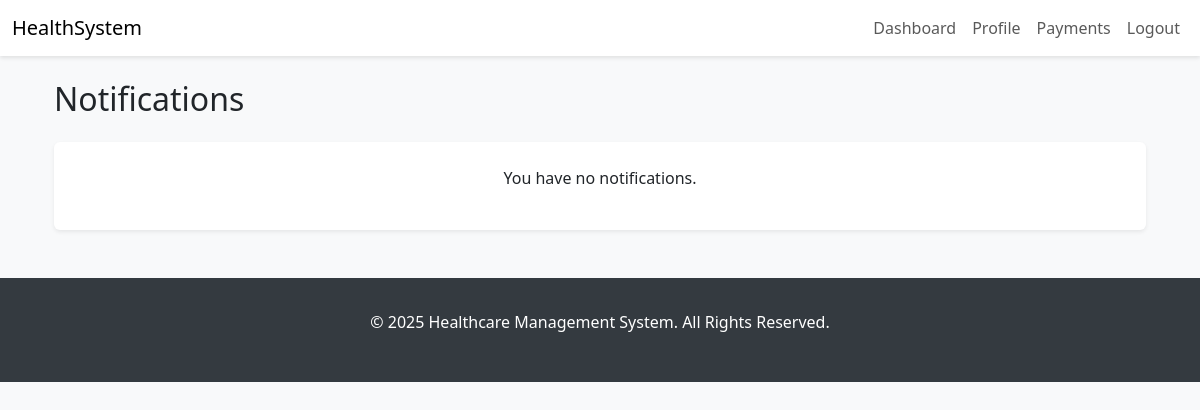
/notifications/ (signed in), run on an earlier commit of the app's database.
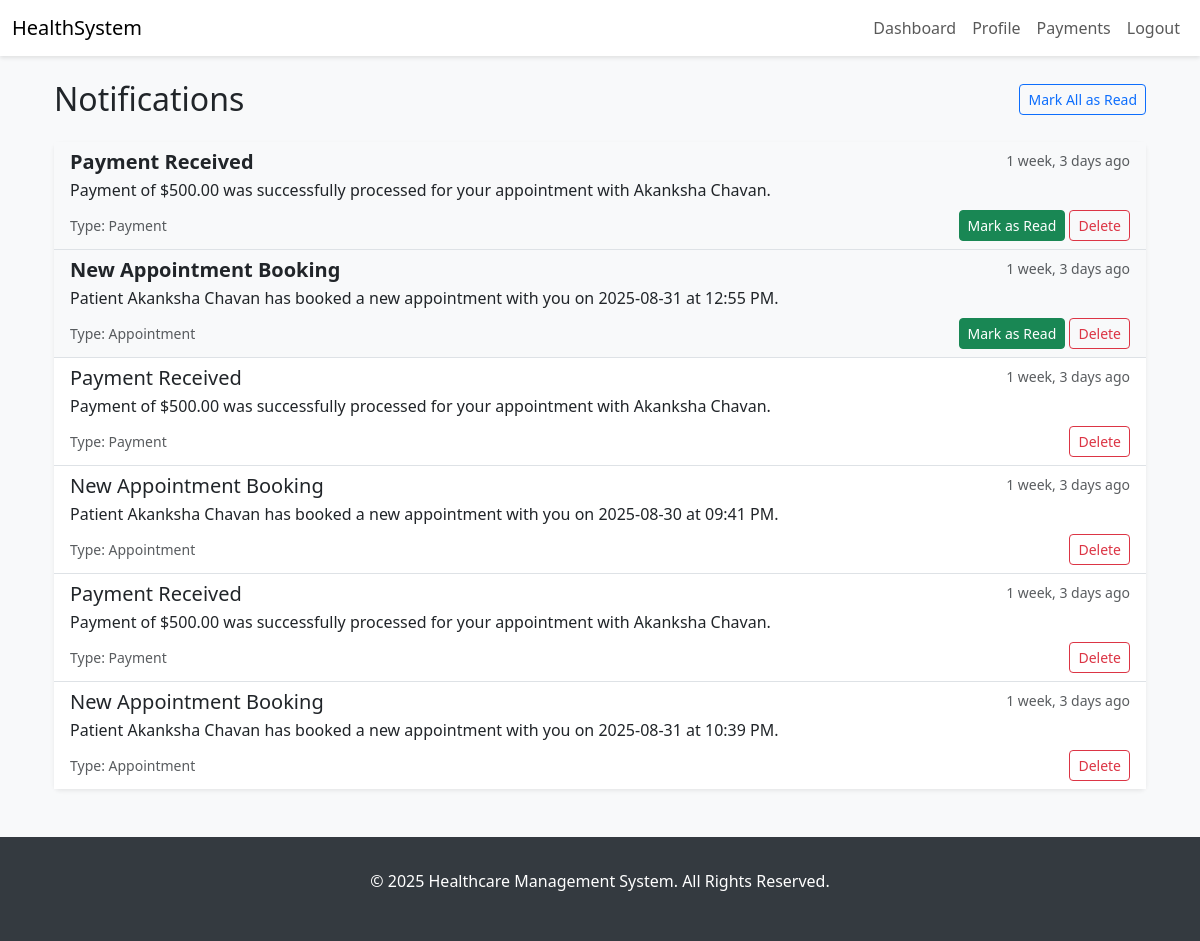
And on a later commit of the database.
### core/models.py (models this page shows, shortened)
class SoftDeleteMixin(models.Model):
    is_deleted = models.BooleanField(default=False)
    deleted_at = models.DateTimeField(blank=True, null=True)
    class Meta:
        abstract = True

class Notification(SoftDeleteMixin):
    NOTIFICATION_TYPES = [
        ('appointment', 'Appointment'),
        ('prescription', 'Prescription'),
        ('payment', 'Payment'),
        ('system', 'System'),
        ('other', 'Other'),
    ]
    recipient = models.ForeignKey(settings.AUTH_USER_MODEL, on_delete=models.CASCADE, related_name='notifications')
    notification_type = models.CharField(max_length=20, choices=NOTIFICATION_TYPES, default='system')
    title = models.CharField(max_length=100)
    message = models.TextField()
    is_read = models.BooleanField(default=False)
    related_object_id = models.PositiveIntegerField(blank=True, null=True)
    related_content_type = models.CharField(max_length=100, blank=True, null=True)
    action_url = models.URLField(blank=True, null=True)
    created_at = models.DateTimeField(auto_now_add=True)
    updated_at = models.DateTimeField(auto_now=True)
    class Meta:
        verbose_name = "Notification"
        verbose_name_plural = "Notifications"
        ordering = ['-created_at']

### core/views.py (the view)
# urls.py: path('notifications/', views.notification_list, name='notification_list'),
@login_required
def notification_list(request):
    notifications = Notification.objects.filter(
        recipient=request.user,
        is_deleted=False
    ).order_by('is_read', '-created_at')
    unread_count = notifications.filter(is_read=False).count()
    context = {
        'notifications': notifications,
        'unread_count': unread_count,
    }
    return render(request, 'notification_list.html', context)

### templates/notification_list.html (shortened to what this page needs)
{% extends 'base.html' %}
{% block content %}
<div class="container-fluid">
    <div class="d-flex justify-content-between align-items-center mb-4">
        <h2 class="mb-0">Notifications</h2>
        {% if unread_count > 0 %}
            <a href="{% url 'notification_mark_read' pk=0 %}" class="btn btn-sm btn-outline-primary">Mark All as Read</a>
        {% endif %}
    </div>
    <div class="card shadow-sm">
        <div class="card-body p-0">
            {% if notifications %}
            <div class="list-group list-group-flush">
                {% for notification in notifications %}
                <div class="list-group-item list-group-item-action {% if not notification.is_read %}bg-light{% endif %}">
                    <div class="d-flex w-100 justify-content-between">
                        <h5 class="mb-1 {% if not notification.is_read %}fw-bold{% endif %}">{{ notification.title }}</h5>
                        <small class="text-muted">{{ notification.created_at|timesince }} ago</small>
                    </div>
                    <p class="mb-1">{{ notification.message }}</p>
                    <div class="d-flex justify-content-between align-items-center mt-2">
                        <small class="text-muted">Type: {{ notification.get_notification_type_display }}</small>
                        <div>
                            {% if not notification.is_read %}
                                <a href="{% url 'notification_mark_read' notification.pk %}" class="btn btn-sm btn-success">Mark as Read</a>
                            {% endif %}
                            <form action="{% url 'notification_delete' notification.pk %}" method="post" class="d-inline">
                                <button type="submit" class="btn btn-sm btn-outline-danger" onclick="return confirm('Are you sure you want to delete this notification?');">Delete</button>
                            </form>
                        </div>
                    </div>
                </div>
                {% endfor %}
            </div>
            {% else %}
            <p class="text-center p-4">You have no notifications.</p>
            {% endif %}
        </div>
    </div>
</div>
{% endblock %}

### templates/base.html (shortened to what this page needs)
<!doctype html>
<html lang="en">
<head>
    <link href="https://cdn.jsdelivr.net/npm/bootstrap@5.3.3/dist/css/bootstrap.min.css" rel="stylesheet">
</head>
<body>
    <nav class="navbar navbar-expand-lg navbar-light bg-white sticky-top">
        <div class="container-fluid">
            <a class="navbar-brand" href="{% url 'home' %}">HealthSystem</a>
            <div class="collapse navbar-collapse" id="navbarNav">
                <ul class="navbar-nav ms-auto">
    {% if user.is_authenticated %}
        <li class="nav-item">
            <a class="nav-link" href="{% url 'dashboard' %}">Dashboard</a>
        </li>
        <li class="nav-item">
            <a class="nav-link" href="{% url 'profile' %}">Profile</a>
        </li>
                        {% if user.role == 'doctor' or user.role == 'admin' %}
        <li class="nav-item">
            <a class="nav-link" href="{% url 'payment_list' %}">Payments</a>
        </li>
        {% endif %}
        <li class="nav-item">
            <a class="nav-link" href="{% url 'logout' %}">Logout</a>
        </li>
                    {% endif %}
                </ul>
            </div>
        </div>
    </nav>
    <main class="container mt-4">
        {% block content %}{% endblock %}
    </main>
    <footer class="footer">
        <div class="container text-center">
            <p>&copy; {% now "Y" %} Healthcare Management System. All Rights Reserved.</p>
        </div>
    </footer>
</body>
</html>

### templates/base.html (style rules this page uses)
body { background-color: #f8f9fa; }
.navbar { box-shadow: 0 2px 4px rgba(0,0,0,.1); }
.card { box-shadow: 0 2px 8px rgba(0,0,0,.1); border: none; }
.footer { background-color: #343a40; color: white; padding: 2rem 0; margin-top: 3rem; }

What changed in the data, as far as the page shows it:
added Notification: title "Payment Received", created_at "1 week, 3 days", message "Payment of $500.00 was successfully processed for your appointment with Akanksha Chavan.", notification_type "Payment", is_read "Mark as Read"
added Notification: title "New Appointment Booking", created_at "1 week, 3 days", message "Patient Akanksha Chavan has booked a new appointment with you on 2025-08-31 at 12:55 PM.", notification_type "Appointment", is_read "Mark as Read"
added Notification: title "Payment Received", created_at "1 week, 3 days", message "Payment of $500.00 was successfully processed for your appointment with Akanksha Chavan.", notification_type "Payment"
added Notification: title "New Appointment Booking", created_at "1 week, 3 days", message "Patient Akanksha Chavan has booked a new appointment with you on 2025-08-30 at 09:41 PM.", notification_type "Appointment"
added Notification: title "Payment Received", created_at "1 week, 3 days", message "Payment of $500.00 was successfully processed for your appointment with Akanksha Chavan.", notification_type "Payment"
added Notification: title "New Appointment Booking", created_at "1 week, 3 days", message "Patient Akanksha Chavan has booked a new appointment with you on 2025-08-31 at 10:39 PM.", notification_type "Appointment"
Also different on the page:
text no longer shown: "You have no notifications."
text now shown: "Mark All as Read"
